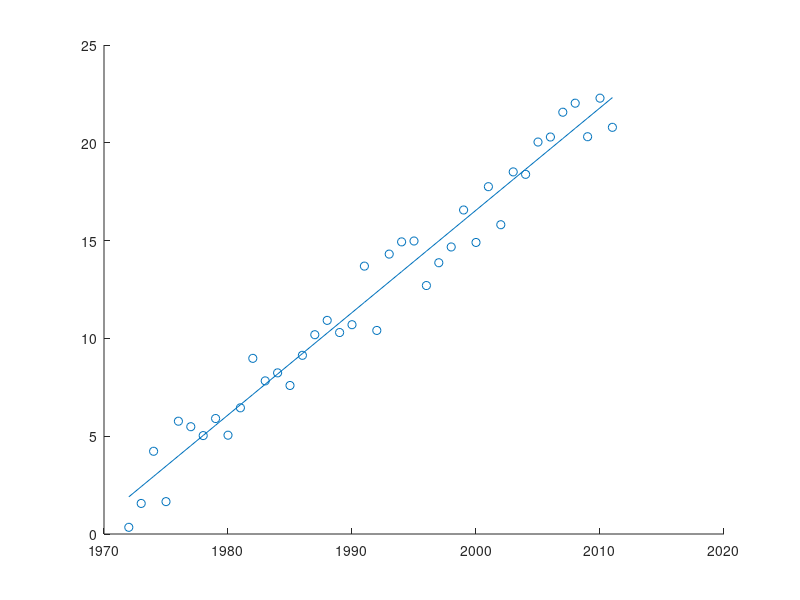

This chart was generated by the following MATLAB code:
load moore.mat
% Linear regression 
w = log(y);
X = [ones(size(xtime)) xtime];
beta = regress(w, X);
Y_2020 = exp(beta(1) + beta(2)*2020);

scatter(xtime, w);
hold on
u = beta(1) + beta(2)*xtime;
plot(xtime, u);
